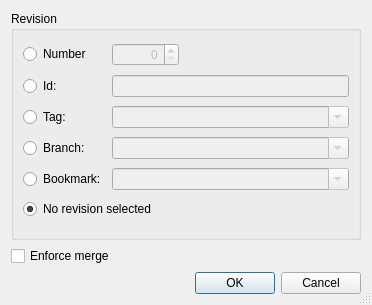
<?xml version="1.0" encoding="UTF-8"?>
<ui version="4.0">
 <class>HgMergeDialog</class>
 <widget class="QDialog" name="HgMergeDialog">
  <property name="geometry">
   <rect>
    <x>0</x>
    <y>0</y>
    <width>372</width>
    <height>305</height>
   </rect>
  </property>
  <property name="windowTitle">
   <string>Mercurial Merge</string>
  </property>
  <property name="sizeGripEnabled">
   <bool>true</bool>
  </property>
  <layout class="QVBoxLayout" name="verticalLayout">
   <item>
    <widget class="QGroupBox" name="groupBox">
     <property name="title">
      <string>Revision</string>
     </property>
     <layout class="QGridLayout" name="gridLayout">
      <item row="0" column="0">
       <widget class="QRadioButton" name="numberButton">
        <property name="toolTip">
         <string>Select to specify a revision by number</string>
        </property>
        <property name="text">
         <string>Number</string>
        </property>
       </widget>
      </item>
      <item row="0" column="1">
       <widget class="QSpinBox" name="numberSpinBox">
        <property name="enabled">
         <bool>false</bool>
        </property>
        <property name="toolTip">
         <string>Enter a revision number</string>
        </property>
        <property name="alignment">
         <set>Qt::AlignRight</set>
        </property>
        <property name="maximum">
         <number>999999999</number>
        </property>
       </widget>
      </item>
      <item row="0" column="2">
       <spacer name="spacer">
        <property name="orientation">
         <enum>Qt::Horizontal</enum>
        </property>
        <property name="sizeHint" stdset="0">
         <size>
          <width>158</width>
          <height>20</height>
         </size>
        </property>
       </spacer>
      </item>
      <item row="1" column="0">
       <widget class="QRadioButton" name="idButton">
        <property name="toolTip">
         <string>Select to specify a revision by changeset id</string>
        </property>
        <property name="text">
         <string>Id:</string>
        </property>
       </widget>
      </item>
      <item row="1" column="1" colspan="2">
       <widget class="QLineEdit" name="idEdit">
        <property name="enabled">
         <bool>false</bool>
        </property>
        <property name="toolTip">
         <string>Enter a changeset id</string>
        </property>
       </widget>
      </item>
      <item row="2" column="0">
       <widget class="QRadioButton" name="tagButton">
        <property name="toolTip">
         <string>Select to specify a revision by a tag</string>
        </property>
        <property name="text">
         <string>Tag:</string>
        </property>
       </widget>
      </item>
      <item row="2" column="1" colspan="2">
       <widget class="QComboBox" name="tagCombo">
        <property name="enabled">
         <bool>false</bool>
        </property>
        <property name="toolTip">
         <string>Enter a tag name</string>
        </property>
        <property name="editable">
         <bool>true</bool>
        </property>
       </widget>
      </item>
      <item row="3" column="0">
       <widget class="QRadioButton" name="branchButton">
        <property name="toolTip">
         <string>Select to specify a revision by a branch</string>
        </property>
        <property name="text">
         <string>Branch:</string>
        </property>
       </widget>
      </item>
      <item row="3" column="1" colspan="2">
       <widget class="QComboBox" name="branchCombo">
        <property name="enabled">
         <bool>false</bool>
        </property>
        <property name="toolTip">
         <string>Enter a branch name</string>
        </property>
        <property name="editable">
         <bool>true</bool>
        </property>
       </widget>
      </item>
      <item row="4" column="0">
       <widget class="QRadioButton" name="bookmarkButton">
        <property name="toolTip">
         <string>Select to specify a revision by a bookmark</string>
        </property>
        <property name="text">
         <string>Bookmark:</string>
        </property>
       </widget>
      </item>
      <item row="4" column="1" colspan="2">
       <widget class="QComboBox" name="bookmarkCombo">
        <property name="enabled">
         <bool>false</bool>
        </property>
        <property name="sizePolicy">
         <sizepolicy hsizetype="Expanding" vsizetype="Fixed">
          <horstretch>0</horstretch>
          <verstretch>0</verstretch>
         </sizepolicy>
        </property>
        <property name="toolTip">
         <string>Enter a bookmark name</string>
        </property>
        <property name="editable">
         <bool>true</bool>
        </property>
       </widget>
      </item>
      <item row="5" column="0" colspan="3">
       <widget class="QRadioButton" name="noneButton">
        <property name="toolTip">
         <string>Select to not specify a specific revision</string>
        </property>
        <property name="text">
         <string>No revision selected</string>
        </property>
        <property name="checked">
         <bool>true</bool>
        </property>
       </widget>
      </item>
     </layout>
    </widget>
   </item>
   <item>
    <widget class="QCheckBox" name="forceCheckBox">
     <property name="toolTip">
      <string>Select to force the merge operation</string>
     </property>
     <property name="text">
      <string>Enforce merge</string>
     </property>
    </widget>
   </item>
   <item>
    <widget class="QDialogButtonBox" name="buttonBox">
     <property name="orientation">
      <enum>Qt::Horizontal</enum>
     </property>
     <property name="standardButtons">
      <set>QDialogButtonBox::Cancel|QDialogButtonBox::Ok</set>
     </property>
    </widget>
   </item>
  </layout>
 </widget>
 <tabstops>
  <tabstop>numberButton</tabstop>
  <tabstop>numberSpinBox</tabstop>
  <tabstop>idButton</tabstop>
  <tabstop>idEdit</tabstop>
  <tabstop>tagButton</tabstop>
  <tabstop>tagCombo</tabstop>
  <tabstop>branchButton</tabstop>
  <tabstop>branchCombo</tabstop>
  <tabstop>bookmarkButton</tabstop>
  <tabstop>bookmarkCombo</tabstop>
  <tabstop>noneButton</tabstop>
  <tabstop>forceCheckBox</tabstop>
  <tabstop>buttonBox</tabstop>
 </tabstops>
 <resources/>
 <connections>
  <connection>
   <sender>buttonBox</sender>
   <signal>accepted()</signal>
   <receiver>HgMergeDialog</receiver>
   <slot>accept()</slot>
   <hints>
    <hint type="sourcelabel">
     <x>261</x>
     <y>244</y>
    </hint>
    <hint type="destinationlabel">
     <x>157</x>
     <y>229</y>
    </hint>
   </hints>
  </connection>
  <connection>
   <sender>buttonBox</sender>
   <signal>rejected()</signal>
   <receiver>HgMergeDialog</receiver>
   <slot>reject()</slot>
   <hints>
    <hint type="sourcelabel">
     <x>329</x>
     <y>244</y>
    </hint>
    <hint type="destinationlabel">
     <x>286</x>
     <y>229</y>
    </hint>
   </hints>
  </connection>
  <connection>
   <sender>numberButton</sender>
   <signal>toggled(bool)</signal>
   <receiver>numberSpinBox</receiver>
   <slot>setEnabled(bool)</slot>
   <hints>
    <hint type="sourcelabel">
     <x>48</x>
     <y>42</y>
    </hint>
    <hint type="destinationlabel">
     <x>113</x>
     <y>43</y>
    </hint>
   </hints>
  </connection>
  <connection>
   <sender>idButton</sender>
   <signal>toggled(bool)</signal>
   <receiver>idEdit</receiver>
   <slot>setEnabled(bool)</slot>
   <hints>
    <hint type="sourcelabel">
     <x>38</x>
     <y>76</y>
    </hint>
    <hint type="destinationlabel">
     <x>125</x>
     <y>75</y>
    </hint>
   </hints>
  </connection>
  <connection>
   <sender>tagButton</sender>
   <signal>toggled(bool)</signal>
   <receiver>tagCombo</receiver>
   <slot>setEnabled(bool)</slot>
   <hints>
    <hint type="sourcelabel">
     <x>52</x>
     <y>104</y>
    </hint>
    <hint type="destinationlabel">
     <x>124</x>
     <y>99</y>
    </hint>
   </hints>
  </connection>
  <connection>
   <sender>branchButton</sender>
   <signal>toggled(bool)</signal>
   <receiver>branchCombo</receiver>
   <slot>setEnabled(bool)</slot>
   <hints>
    <hint type="sourcelabel">
     <x>71</x>
     <y>127</y>
    </hint>
    <hint type="destinationlabel">
     <x>123</x>
     <y>130</y>
    </hint>
   </hints>
  </connection>
  <connection>
   <sender>bookmarkButton</sender>
   <signal>toggled(bool)</signal>
   <receiver>bookmarkCombo</receiver>
   <slot>setEnabled(bool)</slot>
   <hints>
    <hint type="sourcelabel">
     <x>71</x>
     <y>145</y>
    </hint>
    <hint type="destinationlabel">
     <x>121</x>
     <y>149</y>
    </hint>
   </hints>
  </connection>
 </connections>
</ui>
